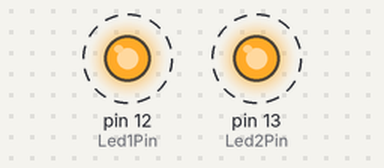
A sketch run on a simulated Arduino Uno, built with avr-gcc and run on an emulated ATmega328P. Parts: output pins drawn as LEDs (lit = HIGH). Dashed ring = blinking. What the sketch prints to the serial monitor is not drawn.

Above: at 2.04 s.
Timing chart, 0 to 5.0 s (numbered marks = the images above):
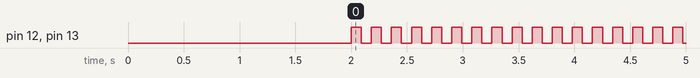

Measured:
- by itself, pin 12 (Led1Pin), pin 13 (Led2Pin): alternates HIGH for 0.09 s and LOW for 0.09 s

The sketch:

07_Get_Set_Priorities.ino
```cpp
#include <Arduino_FreeRTOS.h>

const uint8_t Led1Pin =12;
const uint8_t Led2Pin =13;

TaskHandle_t Task1Handle;
TaskHandle_t Task2Handle;

void Task1(void * pvParameters);
void Task2(void * pvParameters);
void ChangePriorityTask(void * pvParameters);

void setup()
{
  Serial.begin(9600);
  delay(2000);
  Serial.println("Starting now");

  xTaskCreate(Task1, "Led1 Task", 128, NULL, 1, &Task1Handle);
  xTaskCreate(Task2, "Led2 Task", 128, NULL, 1, &Task2Handle);

  xTaskCreate(ChangePriorityTask, "Changer", 128, NULL, 2, NULL);
}

void loop()
{
  // put your main code here, to run repeatedly:

}

void Task1(void * pvParameters)
{
  pinMode(Led1Pin, OUTPUT);
  digitalWrite(Led1Pin, LOW);
  while(1)
  {
    digitalWrite(Led1Pin, digitalRead(Led1Pin)^1);
    vTaskDelay(pdMS_TO_TICKS(100));
  }
}

void Task2(void * pvParameters)
{
  pinMode(Led2Pin, OUTPUT);
  digitalWrite(Led2Pin, LOW);
  while(1)
  {
    digitalWrite(Led2Pin, digitalRead(Led2Pin)^1);
    vTaskDelay(pdMS_TO_TICKS(100));
  }
}

void ChangePriorityTask(void * pvParameters)
{
  vTaskDelay(pdMS_TO_TICKS(5000));

  Serial.println("Chnaging Task 2 Priority to higher");

  UBaseType_t priority =uxTaskPriorityGet(Task2Handle);
  Serial.print("Task 2 current priority: ");
  Serial.println(priority);

  vTaskPrioritySet(Task2Handle, 3);

  priority = uxTaskPriorityGet(Task2Handle);
  Serial.print("Task 2 New priority: ");
  Serial.println(priority);

  vTaskDelete(NULL);
}
```
